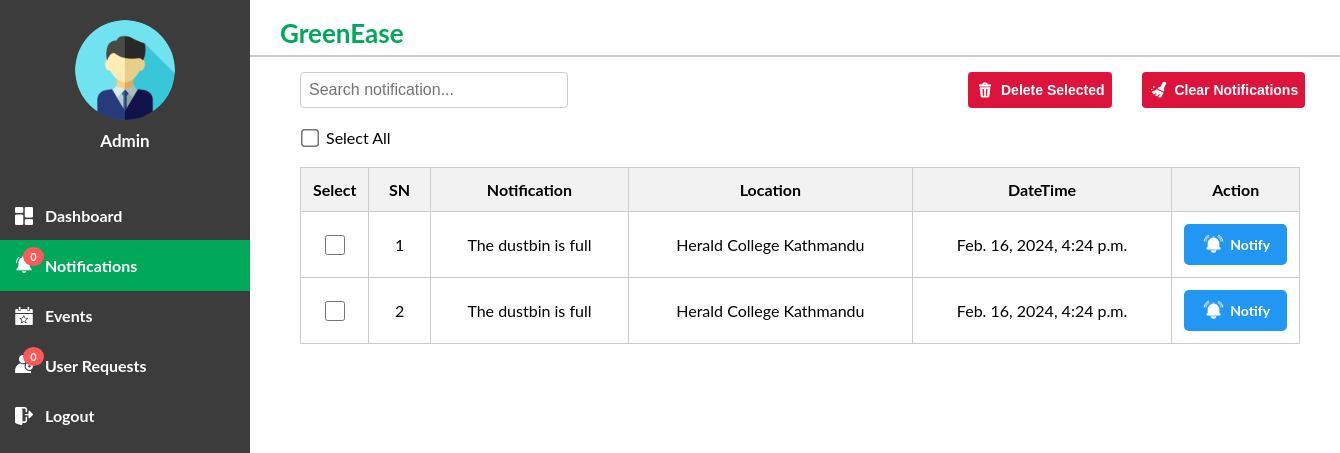
Before: /notifications/ with the older database file.
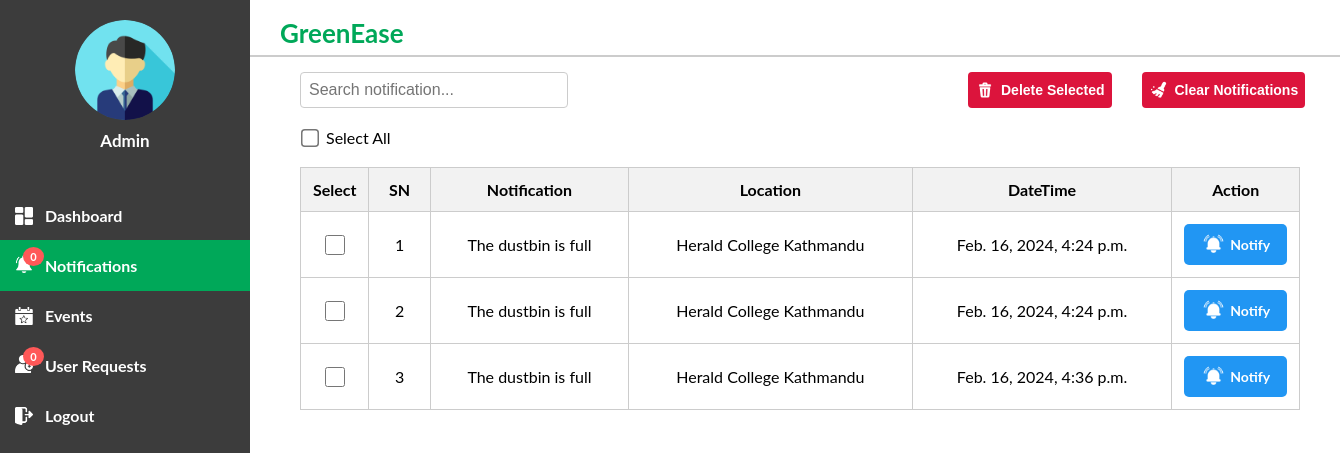
After: the same page with the newer database file.
### myApp/models.py (models this page shows, shortened)
class Notification(models.Model):
    message = models.CharField(max_length=100)
    location = models.CharField(max_length=100)
    timestamp = models.DateTimeField(auto_now_add=True)

### myApp/views.py (the view)
# urls.py: path("notifications/", views.notifications, name="notifications"),
def notifications(request):
    notification = Notification.objects.all()
    return render(request, 'myApp/notifications.html', {'notifications': notification})

### myApp/templates/myApp/notifications.html (shortened to what the changed rows need)
<!DOCTYPE html>
<html>
<head>
    {% load static %}
    <link rel="stylesheet" href="/static/css/notification.css"/>
</head>
<body>
    <div class="content">
        <div class="title-box">
            <h1>GreenEase</h1>
        </div>
        <div class="table-container">
            <table class="notification-table" id="notificationTable">
                <thead>
                    <tr>
                        <th>Select</th>
                        <th>SN</th>
                        <th>Notification</th>
                        <th>Location</th>
                        <th>DateTime</th>
                        <th>Action</th>
                    </tr>
                </thead>
                <tbody>
                    {% for notification in notifications %}
                    <tr>
                        <td><input type="checkbox" name="selectedNotifications" value="{{ notification.id }}"></td>
                        <td>{{ forloop.counter }}</td>
                        <td>{{ notification.message }}</td>
                        <td>{{ notification.location }}</td>
                        <td>{{ notification.timestamp }}</td>
                        <td>
                            <a href="{% url 'notify' notification.id %}" class="notify-btn">
                                <img src="/static/img/notify.png" alt="Edit Icon" class="icon">
                                Notify
                            </a>
                        </td>
                    </tr>
                    {% endfor %}
                </tbody>
            </table>
        </div>
    </div>
</body>
</html>

Changed rows visible on the page:
added Notification: message "The dustbin is full", location "Herald College Kathmandu", timestamp "Feb. 16, 2024, 4:36 p.m."
